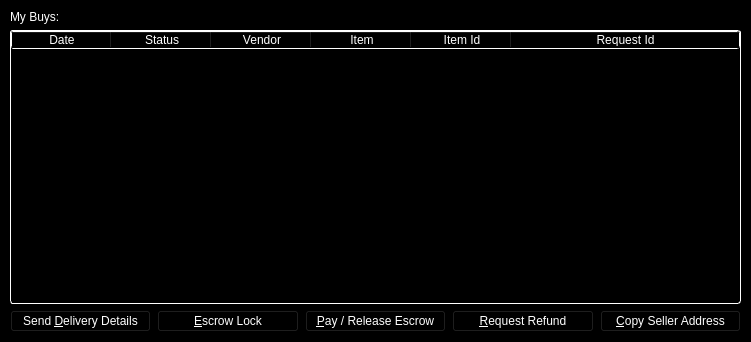
<?xml version="1.0" encoding="UTF-8"?>
<ui version="4.0">
 <class>BuysPage</class>
 <widget class="QWidget" name="BuysPage">
  <property name="geometry">
   <rect>
    <x>0</x>
    <y>0</y>
    <width>751</width>
    <height>342</height>
   </rect>
  </property>
  <property name="palette">
   <palette>
    <active>
     <colorrole role="WindowText">
      <brush brushstyle="SolidPattern">
       <color alpha="255">
        <red>255</red>
        <green>255</green>
        <blue>255</blue>
       </color>
      </brush>
     </colorrole>
     <colorrole role="Button">
      <brush brushstyle="SolidPattern">
       <color alpha="255">
        <red>0</red>
        <green>0</green>
        <blue>0</blue>
       </color>
      </brush>
     </colorrole>
     <colorrole role="Light">
      <brush brushstyle="SolidPattern">
       <color alpha="255">
        <red>0</red>
        <green>0</green>
        <blue>0</blue>
       </color>
      </brush>
     </colorrole>
     <colorrole role="Midlight">
      <brush brushstyle="SolidPattern">
       <color alpha="255">
        <red>0</red>
        <green>0</green>
        <blue>0</blue>
       </color>
      </brush>
     </colorrole>
     <colorrole role="Dark">
      <brush brushstyle="SolidPattern">
       <color alpha="255">
        <red>0</red>
        <green>0</green>
        <blue>0</blue>
       </color>
      </brush>
     </colorrole>
     <colorrole role="Mid">
      <brush brushstyle="SolidPattern">
       <color alpha="255">
        <red>0</red>
        <green>0</green>
        <blue>0</blue>
       </color>
      </brush>
     </colorrole>
     <colorrole role="Text">
      <brush brushstyle="SolidPattern">
       <color alpha="255">
        <red>255</red>
        <green>255</green>
        <blue>255</blue>
       </color>
      </brush>
     </colorrole>
     <colorrole role="BrightText">
      <brush brushstyle="SolidPattern">
       <color alpha="255">
        <red>255</red>
        <green>255</green>
        <blue>255</blue>
       </color>
      </brush>
     </colorrole>
     <colorrole role="ButtonText">
      <brush brushstyle="SolidPattern">
       <color alpha="255">
        <red>255</red>
        <green>255</green>
        <blue>255</blue>
       </color>
      </brush>
     </colorrole>
     <colorrole role="Base">
      <brush brushstyle="SolidPattern">
       <color alpha="255">
        <red>0</red>
        <green>0</green>
        <blue>0</blue>
       </color>
      </brush>
     </colorrole>
     <colorrole role="Window">
      <brush brushstyle="SolidPattern">
       <color alpha="255">
        <red>0</red>
        <green>0</green>
        <blue>0</blue>
       </color>
      </brush>
     </colorrole>
     <colorrole role="Shadow">
      <brush brushstyle="SolidPattern">
       <color alpha="255">
        <red>0</red>
        <green>0</green>
        <blue>0</blue>
       </color>
      </brush>
     </colorrole>
     <colorrole role="AlternateBase">
      <brush brushstyle="SolidPattern">
       <color alpha="255">
        <red>0</red>
        <green>0</green>
        <blue>0</blue>
       </color>
      </brush>
     </colorrole>
     <colorrole role="ToolTipBase">
      <brush brushstyle="SolidPattern">
       <color alpha="255">
        <red>255</red>
        <green>255</green>
        <blue>220</blue>
       </color>
      </brush>
     </colorrole>
     <colorrole role="ToolTipText">
      <brush brushstyle="SolidPattern">
       <color alpha="255">
        <red>0</red>
        <green>0</green>
        <blue>0</blue>
       </color>
      </brush>
     </colorrole>
    </active>
    <inactive>
     <colorrole role="WindowText">
      <brush brushstyle="SolidPattern">
       <color alpha="255">
        <red>255</red>
        <green>255</green>
        <blue>255</blue>
       </color>
      </brush>
     </colorrole>
     <colorrole role="Button">
      <brush brushstyle="SolidPattern">
       <color alpha="255">
        <red>0</red>
        <green>0</green>
        <blue>0</blue>
       </color>
      </brush>
     </colorrole>
     <colorrole role="Light">
      <brush brushstyle="SolidPattern">
       <color alpha="255">
        <red>0</red>
        <green>0</green>
        <blue>0</blue>
       </color>
      </brush>
     </colorrole>
     <colorrole role="Midlight">
      <brush brushstyle="SolidPattern">
       <color alpha="255">
        <red>0</red>
        <green>0</green>
        <blue>0</blue>
       </color>
      </brush>
     </colorrole>
     <colorrole role="Dark">
      <brush brushstyle="SolidPattern">
       <color alpha="255">
        <red>0</red>
        <green>0</green>
        <blue>0</blue>
       </color>
      </brush>
     </colorrole>
     <colorrole role="Mid">
      <brush brushstyle="SolidPattern">
       <color alpha="255">
        <red>0</red>
        <green>0</green>
        <blue>0</blue>
       </color>
      </brush>
     </colorrole>
     <colorrole role="Text">
      <brush brushstyle="SolidPattern">
       <color alpha="255">
        <red>255</red>
        <green>255</green>
        <blue>255</blue>
       </color>
      </brush>
     </colorrole>
     <colorrole role="BrightText">
      <brush brushstyle="SolidPattern">
       <color alpha="255">
        <red>255</red>
        <green>255</green>
        <blue>255</blue>
       </color>
      </brush>
     </colorrole>
     <colorrole role="ButtonText">
      <brush brushstyle="SolidPattern">
       <color alpha="255">
        <red>255</red>
        <green>255</green>
        <blue>255</blue>
       </color>
      </brush>
     </colorrole>
     <colorrole role="Base">
      <brush brushstyle="SolidPattern">
       <color alpha="255">
        <red>0</red>
        <green>0</green>
        <blue>0</blue>
       </color>
      </brush>
     </colorrole>
     <colorrole role="Window">
      <brush brushstyle="SolidPattern">
       <color alpha="255">
        <red>0</red>
        <green>0</green>
        <blue>0</blue>
       </color>
      </brush>
     </colorrole>
     <colorrole role="Shadow">
      <brush brushstyle="SolidPattern">
       <color alpha="255">
        <red>0</red>
        <green>0</green>
        <blue>0</blue>
       </color>
      </brush>
     </colorrole>
     <colorrole role="AlternateBase">
      <brush brushstyle="SolidPattern">
       <color alpha="255">
        <red>0</red>
        <green>0</green>
        <blue>0</blue>
       </color>
      </brush>
     </colorrole>
     <colorrole role="ToolTipBase">
      <brush brushstyle="SolidPattern">
       <color alpha="255">
        <red>255</red>
        <green>255</green>
        <blue>220</blue>
       </color>
      </brush>
     </colorrole>
     <colorrole role="ToolTipText">
      <brush brushstyle="SolidPattern">
       <color alpha="255">
        <red>0</red>
        <green>0</green>
        <blue>0</blue>
       </color>
      </brush>
     </colorrole>
    </inactive>
    <disabled>
     <colorrole role="WindowText">
      <brush brushstyle="SolidPattern">
       <color alpha="255">
        <red>0</red>
        <green>0</green>
        <blue>0</blue>
       </color>
      </brush>
     </colorrole>
     <colorrole role="Button">
      <brush brushstyle="SolidPattern">
       <color alpha="255">
        <red>0</red>
        <green>0</green>
        <blue>0</blue>
       </color>
      </brush>
     </colorrole>
     <colorrole role="Light">
      <brush brushstyle="SolidPattern">
       <color alpha="255">
        <red>0</red>
        <green>0</green>
        <blue>0</blue>
       </color>
      </brush>
     </colorrole>
     <colorrole role="Midlight">
      <brush brushstyle="SolidPattern">
       <color alpha="255">
        <red>0</red>
        <green>0</green>
        <blue>0</blue>
       </color>
      </brush>
     </colorrole>
     <colorrole role="Dark">
      <brush brushstyle="SolidPattern">
       <color alpha="255">
        <red>0</red>
        <green>0</green>
        <blue>0</blue>
       </color>
      </brush>
     </colorrole>
     <colorrole role="Mid">
      <brush brushstyle="SolidPattern">
       <color alpha="255">
        <red>0</red>
        <green>0</green>
        <blue>0</blue>
       </color>
      </brush>
     </colorrole>
     <colorrole role="Text">
      <brush brushstyle="SolidPattern">
       <color alpha="255">
        <red>0</red>
        <green>0</green>
        <blue>0</blue>
       </color>
      </brush>
     </colorrole>
     <colorrole role="BrightText">
      <brush brushstyle="SolidPattern">
       <color alpha="255">
        <red>255</red>
        <green>255</green>
        <blue>255</blue>
       </color>
      </brush>
     </colorrole>
     <colorrole role="ButtonText">
      <brush brushstyle="SolidPattern">
       <color alpha="255">
        <red>0</red>
        <green>0</green>
        <blue>0</blue>
       </color>
      </brush>
     </colorrole>
     <colorrole role="Base">
      <brush brushstyle="SolidPattern">
       <color alpha="255">
        <red>0</red>
        <green>0</green>
        <blue>0</blue>
       </color>
      </brush>
     </colorrole>
     <colorrole role="Window">
      <brush brushstyle="SolidPattern">
       <color alpha="255">
        <red>0</red>
        <green>0</green>
        <blue>0</blue>
       </color>
      </brush>
     </colorrole>
     <colorrole role="Shadow">
      <brush brushstyle="SolidPattern">
       <color alpha="255">
        <red>0</red>
        <green>0</green>
        <blue>0</blue>
       </color>
      </brush>
     </colorrole>
     <colorrole role="AlternateBase">
      <brush brushstyle="SolidPattern">
       <color alpha="255">
        <red>0</red>
        <green>0</green>
        <blue>0</blue>
       </color>
      </brush>
     </colorrole>
     <colorrole role="ToolTipBase">
      <brush brushstyle="SolidPattern">
       <color alpha="255">
        <red>255</red>
        <green>255</green>
        <blue>220</blue>
       </color>
      </brush>
     </colorrole>
     <colorrole role="ToolTipText">
      <brush brushstyle="SolidPattern">
       <color alpha="255">
        <red>0</red>
        <green>0</green>
        <blue>0</blue>
       </color>
      </brush>
     </colorrole>
    </disabled>
   </palette>
  </property>
  <property name="windowTitle">
   <string>FantomMarket Buys</string>
  </property>
  <layout class="QVBoxLayout" name="topLayout">
   <property name="leftMargin">
    <number>10</number>
   </property>
   <property name="topMargin">
    <number>10</number>
   </property>
   <property name="rightMargin">
    <number>10</number>
   </property>
   <property name="bottomMargin">
    <number>10</number>
   </property>
   <item>
    <layout class="QVBoxLayout" name="verticalLayout">
     <item>
      <widget class="QLabel" name="label">
       <property name="text">
        <string>My Buys:</string>
       </property>
      </widget>
     </item>
     <item>
      <widget class="QTableWidget" name="tableWidget">
       <property name="styleSheet">
        <string notr="true">background: rgb(0,0,0); color: rgb(255,255,255); border: 1px inset white; border-radius: 3px; margin: 0px;</string>
       </property>
       <property name="editTriggers">
        <set>QAbstractItemView::NoEditTriggers</set>
       </property>
       <property name="alternatingRowColors">
        <bool>true</bool>
       </property>
       <property name="selectionMode">
        <enum>QAbstractItemView::SingleSelection</enum>
       </property>
       <property name="selectionBehavior">
        <enum>QAbstractItemView::SelectRows</enum>
       </property>
       <attribute name="horizontalHeaderStretchLastSection">
        <bool>true</bool>
       </attribute>
       <column>
        <property name="text">
         <string>Date</string>
        </property>
       </column>
       <column>
        <property name="text">
         <string>Status</string>
        </property>
       </column>
       <column>
        <property name="text">
         <string>Vendor</string>
        </property>
       </column>
       <column>
        <property name="text">
         <string>Item</string>
        </property>
       </column>
       <column>
        <property name="text">
         <string>Item Id</string>
        </property>
       </column>
       <column>
        <property name="text">
         <string>Request Id</string>
        </property>
       </column>
      </widget>
     </item>
    </layout>
   </item>
   <item>
    <layout class="QHBoxLayout" name="horizontalLayout">
     <property name="bottomMargin">
      <number>0</number>
     </property>
     <item>
      <widget class="QPushButton" name="deliveryDetailsButton">
       <property name="text">
        <string>Send &amp;Delivery Details</string>
       </property>
      </widget>
     </item>
     <item>
      <widget class="QPushButton" name="escrowLockButton">
       <property name="text">
        <string>&amp;Escrow Lock</string>
       </property>
      </widget>
     </item>
     <item>
      <widget class="QPushButton" name="payButton">
       <property name="text">
        <string>&amp;Pay / Release Escrow</string>
       </property>
      </widget>
     </item>
     <item>
      <widget class="QPushButton" name="refundButton">
       <property name="text">
        <string>&amp;Request Refund</string>
       </property>
      </widget>
     </item>
     <item>
      <widget class="QPushButton" name="copyAddressButton">
       <property name="text">
        <string>&amp;Copy Seller Address</string>
       </property>
      </widget>
     </item>
    </layout>
   </item>
  </layout>
 </widget>
 <resources/>
 <connections/>
</ui>
